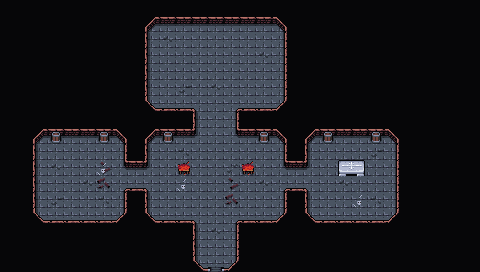

The image is a tile-based game level rendered from a .tmx file. Its description and source (layers, tilesets, objects; grid data summarised) follow:
An orthogonal 30x17 tile map with 16x16 px tiles, 4 tile layers (Background, Floor, Clutter, Blood), 3 tilesets and 15 objects (2x dialog).

<map version="1.10" tiledversion="1.10.1" orientation="orthogonal" renderorder="right-down" width="30" height="17" tilewidth="16" tileheight="16" infinite="0" nextlayerid="8" nextobjectid="76">
 <editorsettings>
  <export target="wastetown..tmx" format="tmx" />
 </editorsettings>
 <properties>
  <property name="dungeonEffect" value="{&quot;startBattleWithCard&quot;: [ &quot;Canonized in Blood&quot; ]}" />
 </properties>
 <tileset firstgid="1" source="../../tileset/main.tsx" />
 <tileset firstgid="10113" source="../../tileset/buildings.tsx" />
 <tileset firstgid="11905" source="../../tileset/dungeon/DarkAbbeyTiles.tsx" />
 <layer id="1" name="Background" width="30" height="17">
  <data>[510 cells, 510 non-empty, 1 distinct tile ids]</data>
 </layer>
 <layer id="2" name="Floor" width="30" height="17">
  <data>[510 cells, 433 non-empty, 17 distinct tile ids]</data>
 </layer>
 <layer id="3" name="Clutter" width="30" height="17">
  <properties>
   <property name="spriteLayer" type="bool" value="true" />
  </properties>
  <data>[510 cells, 29 non-empty, 11 distinct tile ids]</data>
 </layer>
 <layer id="7" name="Blood" width="30" height="17">
  <data>[510 cells, 5 non-empty, 2 distinct tile ids]</data>
 </layer>
 <objectgroup id="4" name="Objects">
  <object id="38" template="../../obj/entry_up.tx" x="192" y="269" width="48" height="16">
   <properties>
    <property name="teleport" value="../common/maps/map/vampirecastle/vampirecastle_3.tmx" />
   </properties>
  </object>
  <object id="50" template="../../obj/enemy.tx" x="72.697" y="184.76">
   <properties>
    <property name="displayNameOverride" value="Vampire Guardian" />
    <property name="enemy" value="High Vampire" />
    <property name="threatRange" type="int" value="30" />
   </properties>
  </object>
  <object id="62" template="../../obj/gold.tx" x="185.431" y="37.9964" />
  <object id="64" template="../../obj/enemy.tx" x="342.353" y="173.156">
   <properties>
    <property name="deckOverride" value="decks/standard/vampire_monob.dck" />
    <property name="enemy" value="Ancient Vampire" />
    <property name="inactive" type="bool" value="true" />
    <property name="speedModifier" type="float" value="20" />
    <property name="threatRange" type="int" value="40" />
   </properties>
  </object>
  <object id="65" template="../../obj/enemy.tx" x="174.262" y="162.311">
   <properties>
    <property name="displayNameOverride" value="Vampire Feeder" />
    <property name="enemy" value="Vampire" />
    <property name="threatRange" type="int" value="50" />
   </properties>
  </object>
  <object id="66" name="Ward" type="dialog" gid="11912" x="196.5" y="129.361" width="39.5656" height="16">
   <properties>
    <property name="dialog">[{
    "text":"A translucent, shimmering red field blocks your path. An ancient Evil is lurking in these crypts, preventing you from entering the room in front of you ...",
    "options":[
    { "name":"Leave." } 
    ]
}]</property>
   </properties>
  </object>
  <object id="67" template="../../obj/dialog.tx" type="dialog" gid="11530" x="338.774" y="175.211" width="24.9204" height="14.6679" visible="1">
   <properties>
    <property name="dialog">[
  {
    "text": "You see a coffin lying at the center of the crypt. This relic of vampiric history, once a vessel for the undying, now stood as a time-worn testament to the passage of ages, a silent witness to the secrets and shadows that had unfolded within its confines. The ancient coffin, a repository of centuries, exuded an aura of both menace and melancholy, a silent sentinel to the mysteries of the nocturnal realm.",
    "options": [
      { "name": "Walk away" },
      {
        "name": "Take a closer look at the rusty coffin",
        "text": "You sense an immense amount of power radiating from the coffin. You also begin to note the various unholy symbols engraved around the base of coffin.",
        "options": [
          { "name": "Walk away" },
          {
            "name": "Open the coffin",
            "text": "As you open the coffin, an ancient figure awakes in the gloom. It cries out in an ancient voice: YOU DARE WAKE ME, PUNY MORTAL ?",
            "options": [
              {
                "name": "Prepare yourself!",
                "action": [
                  { "activateMapObject": 64 },
                  { "deleteMapObject": 66 },
                  { "deleteMapObject": -1 }
                ]
              }
            ]
          }
        ]
      }
    ]
  }
]</property>
   </properties>
  </object>
  <object id="68" template="../../obj/gold.tx" x="48.2296" y="159.484" />
  <object id="69" template="../../obj/enemy.tx" x="239.812" y="163.5">
   <properties>
    <property name="displayNameOverride" value="Vampire Feeder" />
    <property name="enemy" value="Vampire" />
    <property name="threatRange" type="int" value="40" />
   </properties>
  </object>
  <object id="70" template="../../obj/gold.tx" x="48.2296" y="212.099" />
  <object id="71" template="../../obj/manashards.tx" x="154.263" y="68.7132" />
  <object id="72" template="../../obj/manashards.tx" x="264.714" y="67.91" />
  <object id="73" template="../../obj/treasure.tx" x="248.246" y="42.6066">
   <properties>
    <property name="reward">[
  {
    "type": "randomCard",
    "colors": [ "Black" ],
    "subTypes": [ "Vampire" ],
    "count": 5
  },
  {
    "type": "item",
    "count": 1,
    "probability": 0.1,
    "itemName": "Dark Boots"
  },
  {
    "type": "item",
    "count": 1,
    "probability": 0.1,
    "itemName": "Dark Shield"
  },
  {
    "type": "item",
    "count": 1,
    "probability": 0.1,
    "itemName": "Dark Armor"
  },
  {
    "type": "item",
    "count": 1,
    "probability": 0.1,
    "itemName": "Blood Vial"
  },
  {
    "type": "item",
    "count": 1,
    "probability": 0.1,
    "itemName": "Dark Amulet"
  }
]</property>
   </properties>
  </object>
  <object id="74" template="../../obj/treasure.tx" x="158.279" y="41.4017">
   <properties>
    <property name="reward">[
  {
    "type": "randomCard",
    "colors": [ "Black" ],
    "subTypes": [ "Vampire" ],
    "count": 5
  },
  {
    "type": "item",
    "count": 1,
    "probability": 0.1,
    "itemName": "Dark Boots"
  },
  {
    "type": "item",
    "count": 1,
    "probability": 0.1,
    "itemName": "Dark Shield"
  },
  {
    "type": "item",
    "count": 1,
    "probability": 0.1,
    "itemName": "Dark Armor"
  },
  {
    "type": "item",
    "count": 1,
    "probability": 0.1,
    "itemName": "Blood Vial"
  },
  {
    "type": "item",
    "count": 1,
    "probability": 0.1,
    "itemName": "Dark Amulet"
  }
]</property>
   </properties>
  </object>
  </objectgroup>
</map>
<!-- 1 of 15 objects omitted -->
